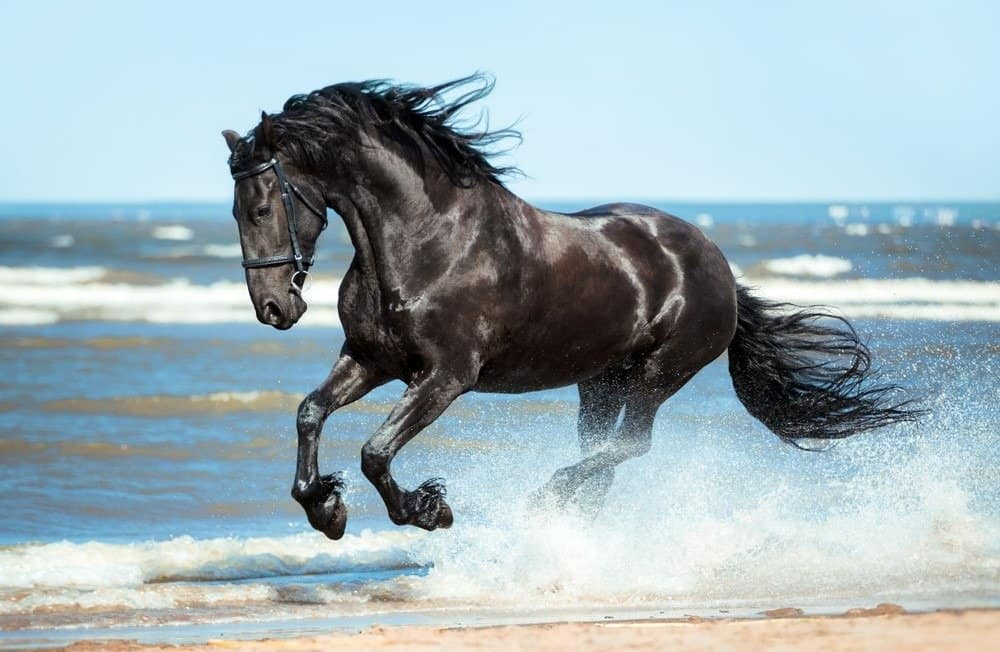
#> input picture horse3.jpg, 1000 x 652 px
$ python Gray.py
#> lines starting #> are read from the running program, lines starting #| are printed output that depends on the picture
import cv2
import matplotlib.pyplot as plt

# Membaca citra berwarna
image_color = cv2.imread('horse3.jpg')
#> image_color is the input picture: shape (652, 1000, 3); mean B, G, R 182.4, 176.4, 158.5
image_color = cv2.cvtColor(image_color, cv2.COLOR_BGR2RGB)  # Konversi BGR ke RGB untuk plotting

# Mengkonversi citra berwarna menjadi grayscale
image_gray = cv2.cvtColor(image_color, cv2.COLOR_RGB2GRAY)
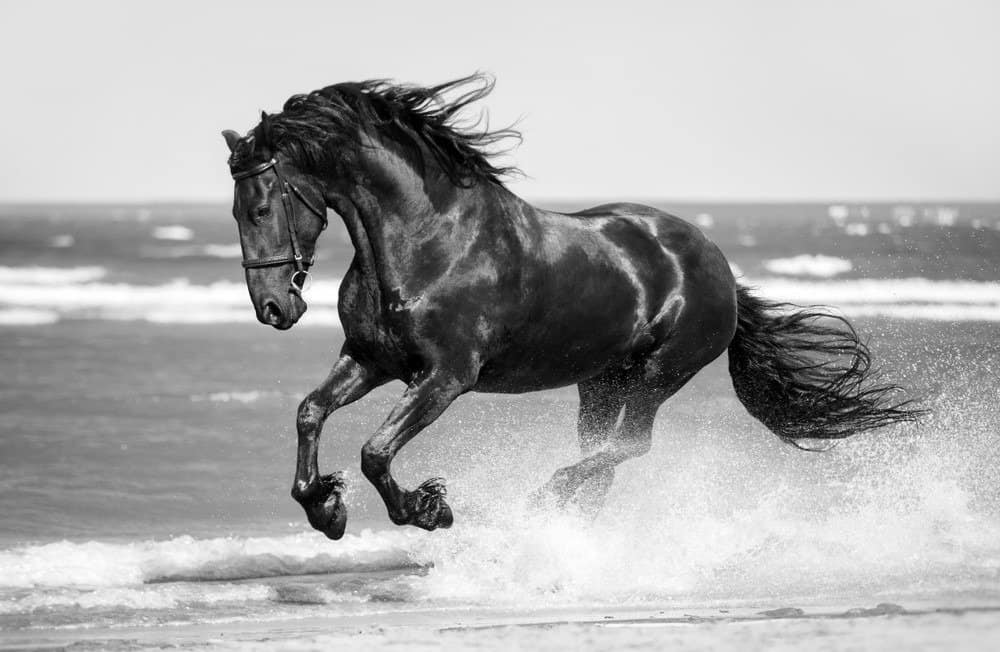
#> image_gray: shape (652, 1000); min 0, max 255, mean 171.8

# Tampilkan citra asli (berwarna dan grayscale)
plt.figure(figsize=(10, 5))
plt.subplot(1, 2, 1)
plt.imshow(image_color)
plt.title('Citra Berwarna')
plt.axis('off')

plt.subplot(1, 2, 2)
plt.imshow(image_gray, cmap='gray')
plt.title('Citra Grayscale')
plt.axis('off')
plt.show()
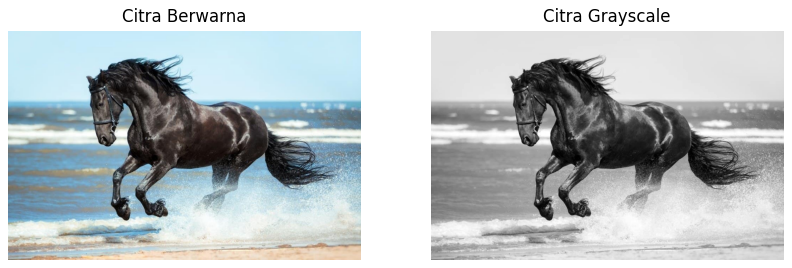
#> figure drawn by matplotlib, 2 panels
